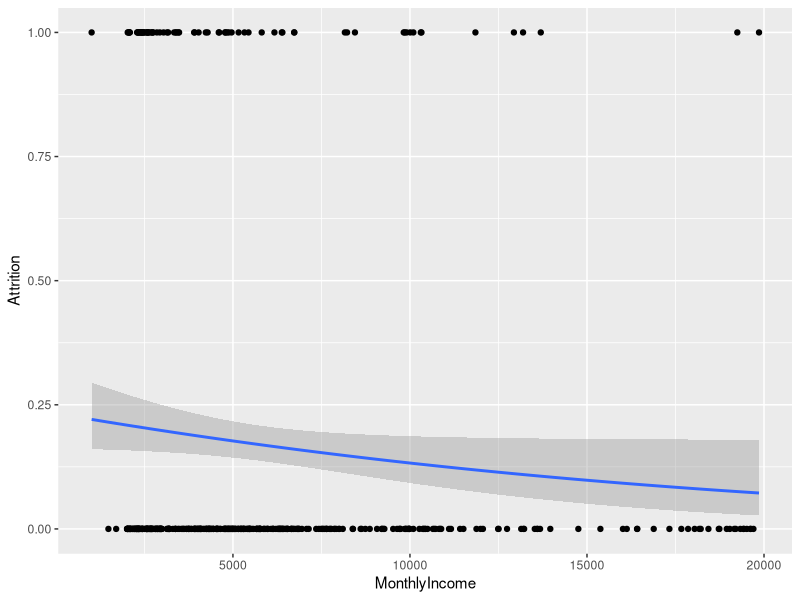

R code for this plot:
## ---- chunk 1
knitr::opts_chunk$set(echo = TRUE)
library(dplyr)     # for data wrangling
library(ggplot2)   # for awesome plotting
library(rsample)   # for data splitting
library(caret)     # for logistic regression modeling
library(recipes)
## ---- chunk 2
# Load in data
data("attrition", package = "modeldata")

df <- attrition %>% mutate_if(is.ordered, factor, ordered = FALSE)


# Create training (70%) and test (30%) sets for the 
# rsample::attrition data.
set.seed(123)  # for reproducibility (random sample)
churn_split <- initial_split(df, 0.7)
churn_train <- training(churn_split)
churn_test  <- testing(churn_split)
## ---- chunk 3
# Encode 0 and 1 for attrition data
churn_test <- recipe(Attrition ~ ., data = churn_test) %>% 
  step_integer(Attrition, zero_based = TRUE) %>% 
  prep(churn_test) %>% 
  bake(churn_test)
## ---- chunk 4
churn_train <- recipe(Attrition ~ ., data = churn_train) %>%
  step_integer(Attrition, zero_based = TRUE) %>%
  prep(churn_train) %>%
  bake(churn_train)
## ---- chunk 5
#Create logistic regression models
#MonthlyIncome
model1 <- glm(data = churn_train, Attrition ~ MonthlyIncome, family = "binomial")
  
#OverTime
model2 <- glm(data = churn_train, Attrition ~ OverTime, family = "binomial")
## ---- chunk 6
# Clean model objects
broom::tidy(model1)
broom::tidy(model2)
## ---- chunk 7
#exponentiate the coefficients from model objects for interpretation
exp(coef(model1))
exp(coef(model2))
## ---- chunk 8
 ggplot(churn_test, aes(x=MonthlyIncome, y=Attrition)) + geom_point() +
      stat_smooth(method="glm",  se=TRUE,
                method.args = list(family=binomial))
                
## ---- chunk 9
set.seed(123)
cv_model1 <- train(
  Attrition ~ MonthlyIncome, 
  data = churn_train, 
  method = "glm",
  family = "binomial",
  trControl = trainControl(method = "cv", number = 10)
)
## ---- chunk 10
model3 <- glm(
  Attrition ~ MonthlyIncome + OverTime,
  family = "binomial", 
  data = churn_train
  )

broom::tidy(model3)
